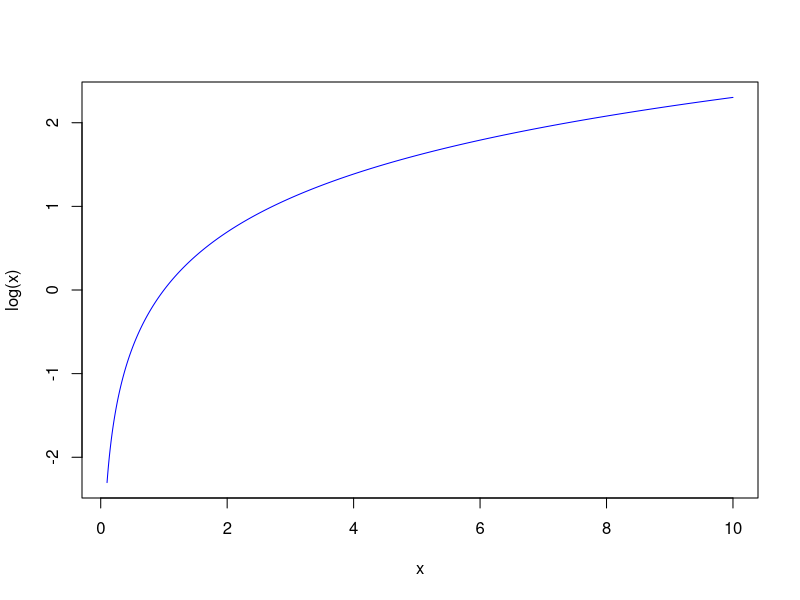
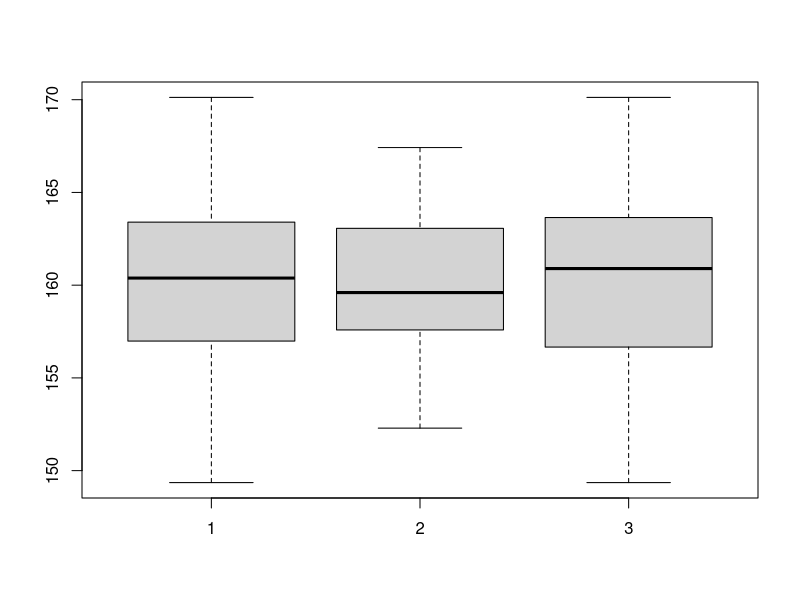

Source code (R) for these figures, in order:
## ---- chunk 1
knitr::opts_chunk$set(echo = TRUE)
## ---- chunk 2
x <- seq(from=0,to=100,by=1)
mean(x)
sd(x)
## ---- chunk 3
x<- seq(from=0.1, to=10, by=0.01)
plot(x,log(x),type='l',col='blue')
## ---- chunk 4
x<- c(1,2,4)
class(x)
x
y<-c(sqrt(2),sqrt(3),sqrt(5))
class(y)
y
z<-c('pepito','juanito','zumalacarregui')
class(z)
z
## ---- chunk 5
taille <- c(1.88, 1.65, 1.92, 1.76)
taille
class(taille)
sexe <- c("h", "f", "h", "f")
sexe
class(sexe)
## ---- chunk 6
x<-rep('pepito',3)
x
y<-rep(c(sqrt(2),3),4)
y
## ---- chunk 7
x<-seq(from=-10,to=10,by=5)
x
## ---- chunk 8
x
x[3:5]
length(x[3:5])
## ---- chunk 9
pi
LETTERS
letters
month.name
month.abb
## ---- chunk 10
taille <- c(1.88, NA, 1.65, 1.92, 1.76, NA)
taille
mean(taille,na='TRUE')
sd(taille,na='TRUE')
length(taille)
class(taille)
is.na(taille)
summary(taille)
sexe <- c("h", "f", NA, "h", NA, "f")
sexe
## ---- chunk 11
sexe <- c(rep("f",25),rep("h",50))
taille <- rnorm(75,160,5)
bd <- data.frame(sexe,taille)
taille.f <- bd$taille[sexe == "f"]
taille.h <- bd$taille[sexe == "h"]
mean(taille.f)
mean(taille.h)
boxplot(taille,taille.f,taille.h)
